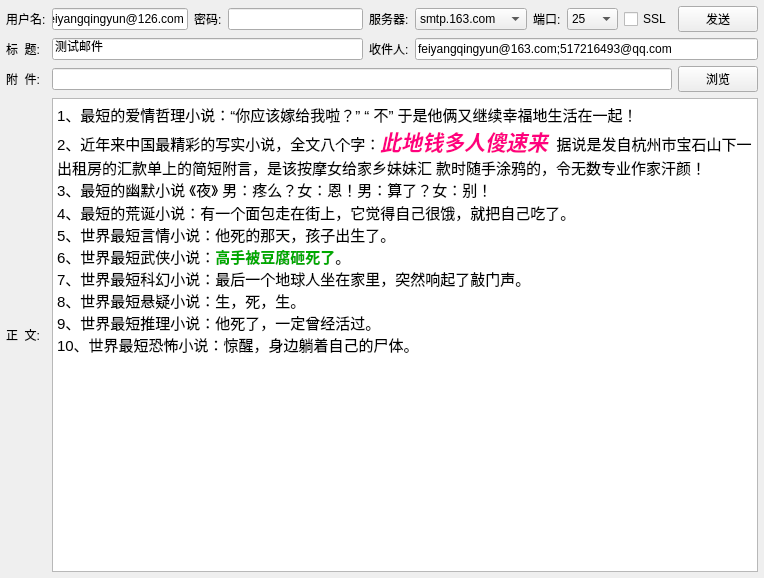
<?xml version="1.0" encoding="UTF-8"?>
<ui version="4.0">
 <class>frmEmailTool</class>
 <widget class="QWidget" name="frmEmailTool">
  <property name="geometry">
   <rect>
    <x>0</x>
    <y>0</y>
    <width>764</width>
    <height>578</height>
   </rect>
  </property>
  <property name="windowTitle">
   <string>Form</string>
  </property>
  <layout class="QGridLayout" name="gridLayout">
   <property name="leftMargin">
    <number>6</number>
   </property>
   <property name="topMargin">
    <number>6</number>
   </property>
   <property name="rightMargin">
    <number>6</number>
   </property>
   <property name="bottomMargin">
    <number>6</number>
   </property>
   <item row="0" column="0">
    <widget class="QLabel" name="labSenderAddr">
     <property name="text">
      <string>用户名:</string>
     </property>
    </widget>
   </item>
   <item row="0" column="1">
    <widget class="QLineEdit" name="txtSenderAddr">
     <property name="text">
      <string>feiyangqingyun@126.com</string>
     </property>
    </widget>
   </item>
   <item row="0" column="2">
    <widget class="QLabel" name="labSenderPwd">
     <property name="text">
      <string>密码:</string>
     </property>
    </widget>
   </item>
   <item row="0" column="3">
    <widget class="QLineEdit" name="txtSenderPwd">
     <property name="text">
      <string/>
     </property>
     <property name="echoMode">
      <enum>QLineEdit::Password</enum>
     </property>
    </widget>
   </item>
   <item row="0" column="4">
    <widget class="QLabel" name="labServer">
     <property name="text">
      <string>服务器:</string>
     </property>
    </widget>
   </item>
   <item row="0" column="5">
    <widget class="QComboBox" name="cboxServer">
     <item>
      <property name="text">
       <string>smtp.163.com</string>
      </property>
     </item>
     <item>
      <property name="text">
       <string>smtp.126.com</string>
      </property>
     </item>
     <item>
      <property name="text">
       <string>smtp.qq.com</string>
      </property>
     </item>
     <item>
      <property name="text">
       <string>smt.sina.com</string>
      </property>
     </item>
     <item>
      <property name="text">
       <string>smtp.sohu.com</string>
      </property>
     </item>
     <item>
      <property name="text">
       <string>smtp.139.com</string>
      </property>
     </item>
     <item>
      <property name="text">
       <string>smtp.189.com</string>
      </property>
     </item>
    </widget>
   </item>
   <item row="0" column="6">
    <widget class="QLabel" name="labPort">
     <property name="text">
      <string>端口:</string>
     </property>
    </widget>
   </item>
   <item row="0" column="7">
    <widget class="QComboBox" name="cboxPort">
     <item>
      <property name="text">
       <string>25</string>
      </property>
     </item>
     <item>
      <property name="text">
       <string>465</string>
      </property>
     </item>
     <item>
      <property name="text">
       <string>587</string>
      </property>
     </item>
    </widget>
   </item>
   <item row="0" column="8">
    <widget class="QCheckBox" name="ckSSL">
     <property name="text">
      <string>SSL</string>
     </property>
    </widget>
   </item>
   <item row="0" column="9">
    <widget class="QPushButton" name="btnSend">
     <property name="cursor">
      <cursorShape>PointingHandCursor</cursorShape>
     </property>
     <property name="text">
      <string>发送</string>
     </property>
    </widget>
   </item>
   <item row="1" column="0">
    <widget class="QLabel" name="labTitle">
     <property name="text">
      <string>标  题:</string>
     </property>
    </widget>
   </item>
   <item row="4" column="0">
    <widget class="QLabel" name="labFileName">
     <property name="text">
      <string>附  件:</string>
     </property>
    </widget>
   </item>
   <item row="5" column="0">
    <widget class="QLabel" name="labContent">
     <property name="text">
      <string>正  文:</string>
     </property>
    </widget>
   </item>
   <item row="4" column="9">
    <widget class="QPushButton" name="btnSelect">
     <property name="cursor">
      <cursorShape>PointingHandCursor</cursorShape>
     </property>
     <property name="text">
      <string>浏览</string>
     </property>
    </widget>
   </item>
   <item row="4" column="1" colspan="8">
    <widget class="QLineEdit" name="txtFileName"/>
   </item>
   <item row="5" column="1" colspan="9">
    <widget class="QTextBrowser" name="txtContent">
     <property name="readOnly">
      <bool>false</bool>
     </property>
     <property name="html">
      <string>&lt;!DOCTYPE HTML PUBLIC &quot;-//W3C//DTD HTML 4.0//EN&quot; &quot;http://www.w3.org/TR/REC-html40/strict.dtd&quot;&gt;
&lt;html&gt;&lt;head&gt;&lt;meta name=&quot;qrichtext&quot; content=&quot;1&quot; /&gt;&lt;style type=&quot;text/css&quot;&gt;
p, li { white-space: pre-wrap; }
&lt;/style&gt;&lt;/head&gt;&lt;body style=&quot; font-family:'宋体'; font-size:9pt; font-weight:400; font-style:normal;&quot;&gt;
&lt;p style=&quot; margin-top:0px; margin-bottom:0px; margin-left:0px; margin-right:0px; -qt-block-indent:0; text-indent:0px;&quot;&gt;&lt;span style=&quot; font-size:11pt;&quot;&gt;1&lt;/span&gt;&lt;span style=&quot; font-family:'Times New Roman'; font-size:11pt;&quot;&gt;、最短的爱情哲理小说：“&lt;/span&gt;&lt;span style=&quot; font-size:11pt;&quot;&gt;你应该嫁给我啦？&lt;/span&gt;&lt;span style=&quot; font-family:'Times New Roman'; font-size:11pt;&quot;&gt;” “ &lt;/span&gt;&lt;span style=&quot; font-size:11pt;&quot;&gt;不&lt;/span&gt;&lt;span style=&quot; font-family:'Times New Roman'; font-size:11pt;&quot;&gt;” &lt;/span&gt;&lt;span style=&quot; font-size:11pt;&quot;&gt;于是他俩又继续幸福地生活在一起&lt;/span&gt;&lt;span style=&quot; font-family:'Times New Roman'; font-size:11pt;&quot;&gt;！&lt;br /&gt;&lt;/span&gt;&lt;span style=&quot; font-size:11pt;&quot;&gt;2&lt;/span&gt;&lt;span style=&quot; font-family:'Times New Roman'; font-size:11pt;&quot;&gt;、近年来中国最精彩的写实小说，全文八个字：&lt;/span&gt;&lt;span style=&quot; font-family:'Times New Roman'; font-size:16pt; font-weight:600; font-style:italic; color:#ff007f;&quot;&gt;此地钱多人傻速来&lt;/span&gt;&lt;span style=&quot; font-family:'Times New Roman'; font-size:11pt;&quot;&gt;  据说是发自杭州市宝石山下一出租房的汇款单上的简短附言，是该按摩女给家乡妹妹汇 款时随手涂鸦的，令无数专业作家汗颜！&lt;br /&gt;&lt;/span&gt;&lt;span style=&quot; font-size:11pt;&quot;&gt;3&lt;/span&gt;&lt;span style=&quot; font-family:'Times New Roman'; font-size:11pt;&quot;&gt;、最短的幽默小说 《夜》 男：疼么？女：恩！男：算了？女：别！&lt;/span&gt;&lt;/p&gt;
&lt;p style=&quot; margin-top:0px; margin-bottom:0px; margin-left:0px; margin-right:0px; -qt-block-indent:0; text-indent:0px;&quot;&gt;&lt;span style=&quot; font-size:11pt;&quot;&gt;4&lt;/span&gt;&lt;span style=&quot; font-family:'Times New Roman'; font-size:11pt;&quot;&gt;、最短的荒诞小说：有一个面包走在街上，它觉得自己很饿，就把自己吃了。&lt;br /&gt;&lt;/span&gt;&lt;span style=&quot; font-size:11pt;&quot;&gt;5&lt;/span&gt;&lt;span style=&quot; font-family:'Times New Roman'; font-size:11pt;&quot;&gt;、世界最短言情小说：他死的那天，孩子出生了。&lt;br /&gt;&lt;/span&gt;&lt;span style=&quot; font-size:11pt;&quot;&gt;6&lt;/span&gt;&lt;span style=&quot; font-family:'Times New Roman'; font-size:11pt;&quot;&gt;、世界最短武侠小说：&lt;/span&gt;&lt;span style=&quot; font-family:'Times New Roman'; font-size:11pt; font-weight:600; color:#00aa00;&quot;&gt;高手被豆腐砸死了&lt;/span&gt;&lt;span style=&quot; font-family:'Times New Roman'; font-size:11pt;&quot;&gt;。&lt;br /&gt;&lt;/span&gt;&lt;span style=&quot; font-size:11pt;&quot;&gt;7&lt;/span&gt;&lt;span style=&quot; font-family:'Times New Roman'; font-size:11pt;&quot;&gt;、世界最短科幻小说：最后一个地球人坐在家里，突然响起了敲门声。&lt;br /&gt;&lt;/span&gt;&lt;span style=&quot; font-size:11pt;&quot;&gt;8&lt;/span&gt;&lt;span style=&quot; font-family:'Times New Roman'; font-size:11pt;&quot;&gt;、世界最短悬疑小说：生，死，生。&lt;br /&gt;&lt;/span&gt;&lt;span style=&quot; font-size:11pt;&quot;&gt;9&lt;/span&gt;&lt;span style=&quot; font-family:'Times New Roman'; font-size:11pt;&quot;&gt;、世界最短推理小说：他死了，一定曾经活过。 &lt;br /&gt;1&lt;/span&gt;&lt;span style=&quot; font-size:11pt;&quot;&gt;0&lt;/span&gt;&lt;span style=&quot; font-family:'Times New Roman'; font-size:11pt;&quot;&gt;、世界最短恐怖小说：惊醒，身边躺着自己的尸体。&lt;/span&gt;&lt;/p&gt;&lt;/body&gt;&lt;/html&gt;</string>
     </property>
    </widget>
   </item>
   <item row="1" column="1" colspan="3">
    <widget class="QLineEdit" name="txtTitle">
     <property name="text">
      <string>测试邮件</string>
     </property>
    </widget>
   </item>
   <item row="1" column="4">
    <widget class="QLabel" name="labReceiverAddr">
     <property name="text">
      <string>收件人:</string>
     </property>
    </widget>
   </item>
   <item row="1" column="5" colspan="5">
    <widget class="QLineEdit" name="txtReceiverAddr">
     <property name="text">
      <string>feiyangqingyun@163.com;517216493@qq.com</string>
     </property>
    </widget>
   </item>
  </layout>
 </widget>
 <resources/>
 <connections/>
</ui>
